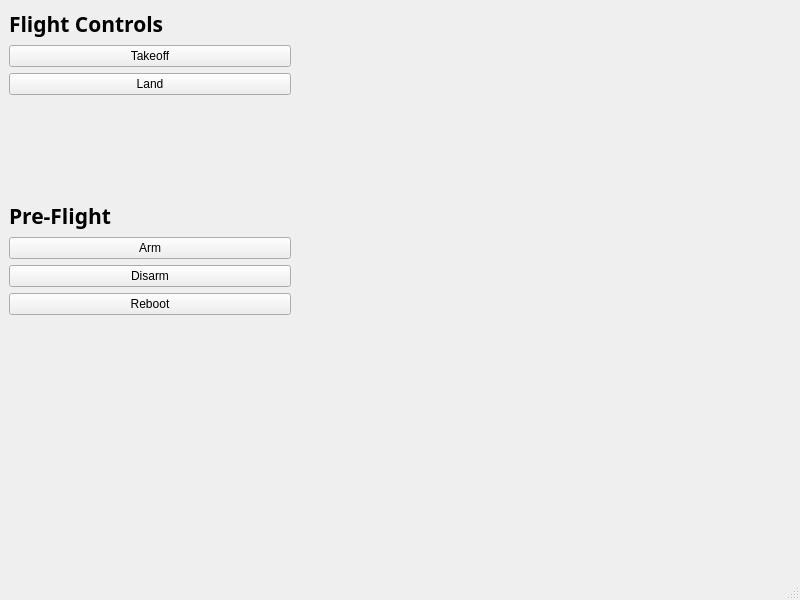
<?xml version="1.0" encoding="UTF-8"?>
<ui version="4.0">
 <class>MainWindow</class>
 <widget class="QMainWindow" name="MainWindow">
  <property name="geometry">
   <rect>
    <x>0</x>
    <y>0</y>
    <width>800</width>
    <height>600</height>
   </rect>
  </property>
  <property name="windowTitle">
   <string>MAVLINK GUI</string>
  </property>
  <widget class="QWidget" name="centralwidget">
   <layout class="QGridLayout" name="gridLayout">
    <item row="1" column="1">
     <spacer name="horizontalSpacer">
      <property name="orientation">
       <enum>Qt::Horizontal</enum>
      </property>
      <property name="sizeType">
       <enum>QSizePolicy::Fixed</enum>
      </property>
      <property name="sizeHint" stdset="0">
       <size>
        <width>500</width>
        <height>20</height>
       </size>
      </property>
     </spacer>
    </item>
    <item row="0" column="0">
     <layout class="QVBoxLayout" name="verticalLayout_2">
      <item>
       <widget class="QLabel" name="label">
        <property name="font">
         <font>
          <family>Ubuntu Condensed</family>
          <pointsize>16</pointsize>
          <weight>75</weight>
          <bold>true</bold>
         </font>
        </property>
        <property name="text">
         <string>Flight Controls</string>
        </property>
       </widget>
      </item>
      <item>
       <widget class="QPushButton" name="pB_takeoff">
        <property name="text">
         <string>Takeoff</string>
        </property>
       </widget>
      </item>
      <item>
       <widget class="QPushButton" name="pB_land">
        <property name="text">
         <string>Land</string>
        </property>
       </widget>
      </item>
     </layout>
    </item>
    <item row="2" column="0">
     <layout class="QVBoxLayout" name="verticalLayout">
      <item>
       <widget class="QLabel" name="label_2">
        <property name="font">
         <font>
          <family>Ubuntu Condensed</family>
          <pointsize>16</pointsize>
          <weight>75</weight>
          <bold>true</bold>
         </font>
        </property>
        <property name="text">
         <string>Pre-Flight</string>
        </property>
       </widget>
      </item>
      <item>
       <widget class="QPushButton" name="pB_arm">
        <property name="text">
         <string>Arm</string>
        </property>
       </widget>
      </item>
      <item>
       <widget class="QPushButton" name="pB_disarm">
        <property name="text">
         <string>Disarm</string>
        </property>
       </widget>
      </item>
      <item>
       <widget class="QPushButton" name="pB_reboot">
        <property name="text">
         <string>Reboot</string>
        </property>
       </widget>
      </item>
     </layout>
    </item>
    <item row="1" column="0">
     <spacer name="verticalSpacer">
      <property name="orientation">
       <enum>Qt::Vertical</enum>
      </property>
      <property name="sizeType">
       <enum>QSizePolicy::Fixed</enum>
      </property>
      <property name="sizeHint" stdset="0">
       <size>
        <width>20</width>
        <height>100</height>
       </size>
      </property>
     </spacer>
    </item>
    <item row="3" column="0">
     <spacer name="verticalSpacer_2">
      <property name="orientation">
       <enum>Qt::Vertical</enum>
      </property>
      <property name="sizeHint" stdset="0">
       <size>
        <width>20</width>
        <height>40</height>
       </size>
      </property>
     </spacer>
    </item>
   </layout>
  </widget>
  <widget class="QMenuBar" name="menubar">
   <property name="geometry">
    <rect>
     <x>0</x>
     <y>0</y>
     <width>800</width>
     <height>22</height>
    </rect>
   </property>
  </widget>
  <widget class="QStatusBar" name="statusbar"/>
 </widget>
 <resources/>
 <connections/>
</ui>
